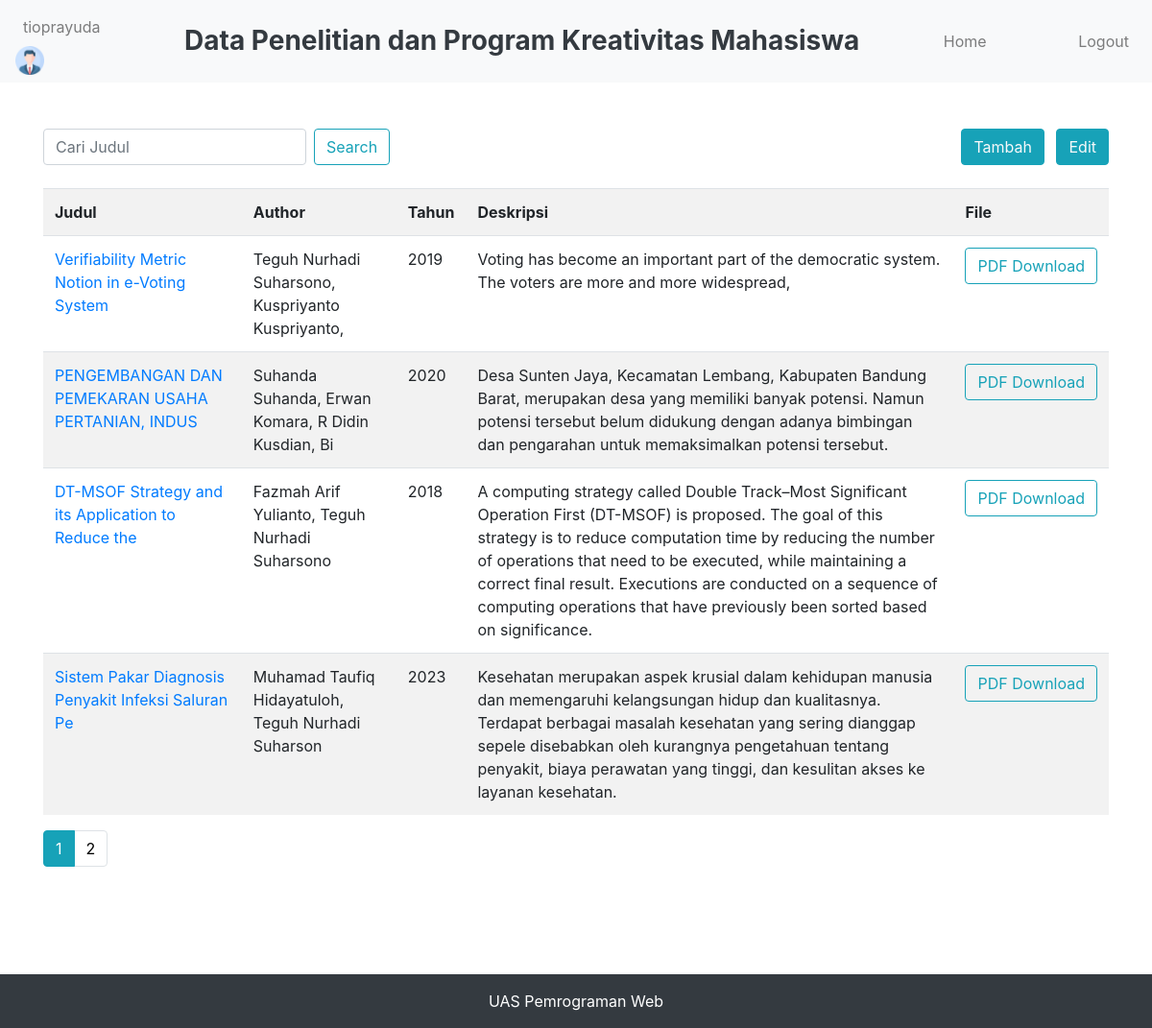
/index.php (signed in), run on the app's committed database.
### tables this page shows
CREATE TABLE `records` (
  `id` int(11) NOT NULL,
  `judul` varchar(50) NOT NULL,
  `author` varchar(50) NOT NULL,
  `tahun` int(4) NOT NULL,
  `deskripsi` text NOT NULL,
  `file` varchar(255) NOT NULL,
  `created_at` timestamp NOT NULL DEFAULT current_timestamp()
);

### index.php (the view, shortened to what this page needs)
<!DOCTYPE html>
<html lang="en">
<head>
  <link rel="stylesheet" href="https://stackpath.bootstrapcdn.com/bootstrap/4.1.3/css/bootstrap.min.css">
</head>
<body>
  <?php include "layout/header.php" ?>
  <div class="container py-5">
    <div class="d-flex justify-content-between mb-4">
      <form class="form-inline" action="" method="GET">
        <input class="form-control mr-sm-2" type="text" placeholder="Cari Judul" aria-label="Search" name="search">
        <button class="btn btn-outline-info my-2 my-sm-0" type="submit">Search</button>
      </form>
      <div>
        <button class="btn btn-info mr-2">
          <a class="text-light" href="upload.php">Tambah</a>
        </button>
        <button class="btn btn-info">
          <a class="text-light" href="edit_data.php">Edit</a>
        </button>
      </div>
    </div>
    <?php
    include "koneksi.php";
    $records_per_page = 4;
    $page = isset($_GET['page']) ? $_GET['page'] : 1;
    $offset = ($page - 1) * $records_per_page;
    $query = "SELECT * FROM records";
    $total_query = "SELECT COUNT(*) as total_records FROM (" . $query . ") as count_query";
    $result = mysqli_query($conn, $total_query);
    $total_records = mysqli_fetch_assoc($result)['total_records'];
    $query .= " LIMIT $offset, $records_per_page";
    $result = mysqli_query($conn, $query);
    echo "<table class='table table-striped'>";
    echo "<tr><th>Judul</th><th>Author</th><th>Tahun</th><th>Deskripsi</th><th>File</th></tr>";
    while ($row = mysqli_fetch_assoc($result)) {
      echo "<tr>";
      echo "<td><a href='detail.php?id=" . $row['id'] . "'>" . $row['judul'] . "</a></td>";
      echo "<td>" . $row['author'] . "</td>";
      echo "<td>" . $row['tahun'] . "</td>";
      echo "<td>" . $row['deskripsi'] . "</td>";
      echo "<td><a href='download.php?file=" . $row['file'] . "' class='btn btn-outline-info'>PDF Download</a></td>";
      echo "</tr>";
    }
    echo "</table>";
    $total_pages = ceil($total_records / $records_per_page);
    echo "<nav aria-label='Page navigation'>";
    echo "<ul class='pagination'>";
    for ($i = 1; $i <= $total_pages; $i++) {
      $activeClass = ($i == $page) ? "active" : "";
      echo "<li class='page-item $activeClass'>";
      echo "<a class='page-link' href='?page=$i";
      if (isset($searching)) {
        echo "&search=$searching";
      }
      echo "'>$i</a></li>";
    }
    echo "</ul>";
    echo "</nav>";
    ?>
  </div>
</body>
</html>

### layout/header.php (shortened to what this page needs)
<nav class="navbar navbar-expand-lg navbar-light bg-light">
    <div class="collapse navbar-collapse" id="navbarSupportedContent">
        <ul class="navbar-nav mr-auto">
            <li class="nav-item">
                <a class="nav-link" href="profile.php"><?php echo $_SESSION['username']; ?></a>
                <img src="profile.png" width="30" height="30" class="d-inline-block align-top" alt="Profile Picture">
            </li>
        </ul>
        <div class="text-center mx-auto">
            <p class="navbar-text font-weight-bold h3 text-dark mb-0">Data Penelitian dan Program Kreativitas Mahasiswa</p>
        </div>
        <ul class="navbar-nav mx-auto">
            <li class="nav-item">
                <a class="nav-link" href="index.php">Home</a>
            </li>
        </ul>
        <ul class="navbar-nav ml-auto">
            <li class="nav-item">
                <a class="nav-link" href="logout.php">Logout</a>
            </li>
        </ul>
    </div>
</nav>

### index.php (style rules this page uses)
.pagination .page-item.active .page-link { background-color: #17a2b8 !important; border-color: #17a2b8 !important; color: white !important; }
.pagination .page-item .page-link { color: black; }

### data on the page
records: judul "Verifiability Metric Notion in e-Voting System", author "Teguh Nurhadi Suharsono, Kuspriyanto Kuspriyanto,", tahun "2019", deskripsi "Voting has become an important part of the democratic system. The voters are more and more widespread,"
records: judul "PENGEMBANGAN DAN PEMEKARAN USAHA PERTANIAN, INDUS", author "Suhanda Suhanda, Erwan Komara, R Didin Kusdian, Bi", tahun "2020", deskripsi "Desa Sunten Jaya, Kecamatan Lembang, Kabupaten Bandung Barat, merupakan desa yang memiliki banyak potensi. Namun potensi tersebut belum didukung dengan adanya bimbingan dan pengarahan untuk memaksimalkan potensi tersebut."
records: judul "DT-MSOF Strategy and its Application to Reduce the", author "Fazmah Arif Yulianto, Teguh Nurhadi Suharsono", tahun "2018", deskripsi "A computing strategy called Double Track–Most Significant Operation First (DT-MSOF) is proposed. The goal of this strategy is to reduce computation time by reducing the number of operations that need to be executed, while maintaining a correct final result. Executions are conducted on a sequence of computing operations that have previously been sorted based on significance."
records: judul "Sistem Pakar Diagnosis Penyakit Infeksi Saluran Pe", author "Muhamad Taufiq Hidayatuloh, Teguh Nurhadi Suharson", tahun "2023", deskripsi "Kesehatan merupakan aspek krusial dalam kehidupan manusia dan memengaruhi kelangsungan hidup dan kualitasnya. Terdapat berbagai masalah kesehatan yang sering dianggap sepele disebabkan oleh kurangnya pengetahuan tentang penyakit, biaya perawatan yang tinggi, dan kesulitan akses ke layanan kesehatan."

### other printed values
$_SESSION['username'] "tioprayuda"
